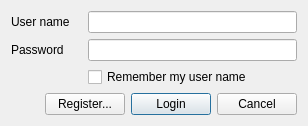
<?xml version="1.0" encoding="UTF-8"?>
<ui version="4.0">
 <class>LoginDialog</class>
 <widget class="QDialog" name="LoginDialog">
  <property name="geometry">
   <rect>
    <x>0</x>
    <y>0</y>
    <width>308</width>
    <height>119</height>
   </rect>
  </property>
  <property name="windowTitle">
   <string>WarGames Login</string>
  </property>
  <layout class="QGridLayout" name="gridLayout">
   <item row="4" column="3">
    <widget class="QPushButton" name="pbLogin">
     <property name="text">
      <string>Login</string>
     </property>
     <property name="default">
      <bool>true</bool>
     </property>
    </widget>
   </item>
   <item row="4" column="1" colspan="2">
    <widget class="QPushButton" name="pbRegister">
     <property name="text">
      <string>Register...</string>
     </property>
    </widget>
   </item>
   <item row="4" column="4">
    <widget class="QPushButton" name="pbCancel">
     <property name="text">
      <string>Cancel</string>
     </property>
    </widget>
   </item>
   <item row="0" column="2" colspan="3">
    <widget class="QLineEdit" name="txtUsername"/>
   </item>
   <item row="1" column="2" colspan="3">
    <widget class="QLineEdit" name="txtPassword"/>
   </item>
   <item row="0" column="0" colspan="2">
    <widget class="QLabel" name="lblUsername">
     <property name="text">
      <string>User name</string>
     </property>
    </widget>
   </item>
   <item row="1" column="0" colspan="2">
    <widget class="QLabel" name="lblPassword">
     <property name="text">
      <string>Password</string>
     </property>
    </widget>
   </item>
   <item row="4" column="0">
    <spacer name="hspButtons">
     <property name="orientation">
      <enum>Qt::Horizontal</enum>
     </property>
     <property name="sizeHint" stdset="0">
      <size>
       <width>44</width>
       <height>20</height>
      </size>
     </property>
    </spacer>
   </item>
   <item row="2" column="2" colspan="3">
    <widget class="QCheckBox" name="chkLastUser">
     <property name="text">
      <string>Remember my user name</string>
     </property>
    </widget>
   </item>
   <item row="2" column="0" colspan="2">
    <spacer name="hspLastUser">
     <property name="orientation">
      <enum>Qt::Horizontal</enum>
     </property>
     <property name="sizeHint" stdset="0">
      <size>
       <width>40</width>
       <height>20</height>
      </size>
     </property>
    </spacer>
   </item>
  </layout>
 </widget>
 <tabstops>
  <tabstop>txtPassword</tabstop>
  <tabstop>chkLastUser</tabstop>
  <tabstop>pbRegister</tabstop>
  <tabstop>pbLogin</tabstop>
  <tabstop>pbCancel</tabstop>
  <tabstop>txtUsername</tabstop>
 </tabstops>
 <resources/>
 <connections/>
</ui>
